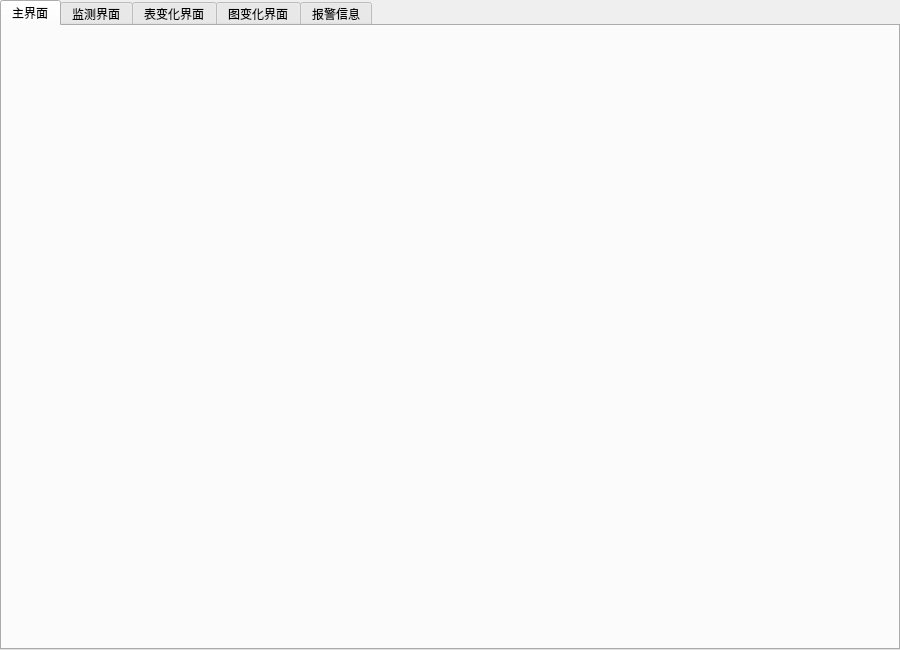
<?xml version="1.0" encoding="UTF-8"?>
<ui version="4.0">
 <class>DashBoardTabWidget</class>
 <widget class="QTabWidget" name="DashBoardTabWidget">
  <property name="enabled">
   <bool>true</bool>
  </property>
  <property name="geometry">
   <rect>
    <x>0</x>
    <y>0</y>
    <width>900</width>
    <height>650</height>
   </rect>
  </property>
  <property name="windowTitle">
   <string>展台控制台</string>
  </property>
  <property name="currentIndex">
   <number>0</number>
  </property>
  <widget class="QWidget" name="tab_main">
   <attribute name="title">
    <string>主界面</string>
   </attribute>
   <layout class="QHBoxLayout" name="horizontalLayout">
    <item>
     <layout class="QGridLayout" name="gridLayout">
      <item row="0" column="0">
       <layout class="QVBoxLayout" name="verticalLayout"/>
      </item>
     </layout>
    </item>
   </layout>
  </widget>
  <widget class="QWidget" name="tab_monitor">
   <attribute name="title">
    <string>监测界面</string>
   </attribute>
  </widget>
  <widget class="QWidget" name="tab_sheet">
   <attribute name="title">
    <string>表变化界面</string>
   </attribute>
   <layout class="QHBoxLayout" name="horizontalLayout_2">
    <item>
     <layout class="QGridLayout" name="gridLayout_sheet"/>
    </item>
   </layout>
  </widget>
  <widget class="QWidget" name="tab_chart">
   <attribute name="title">
    <string>图变化界面</string>
   </attribute>
   <layout class="QHBoxLayout" name="horizontalLayout_3">
    <item>
     <layout class="QGridLayout" name="gridLayout_chart"/>
    </item>
   </layout>
  </widget>
  <widget class="QWidget" name="tab_alarm">
   <attribute name="title">
    <string>报警信息</string>
   </attribute>
  </widget>
 </widget>
 <resources/>
 <connections/>
</ui>
